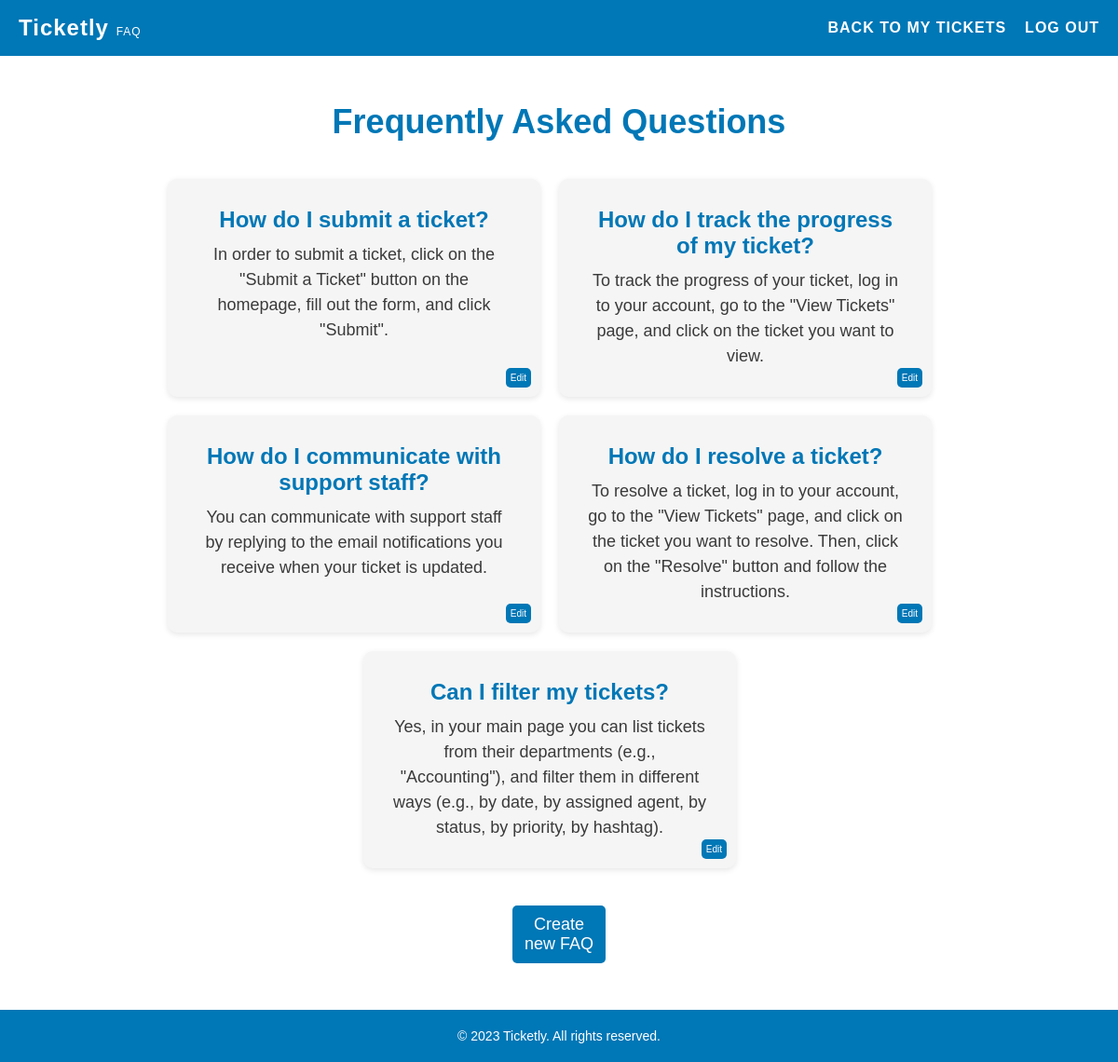
The app's page /pages/faq.php, older data.
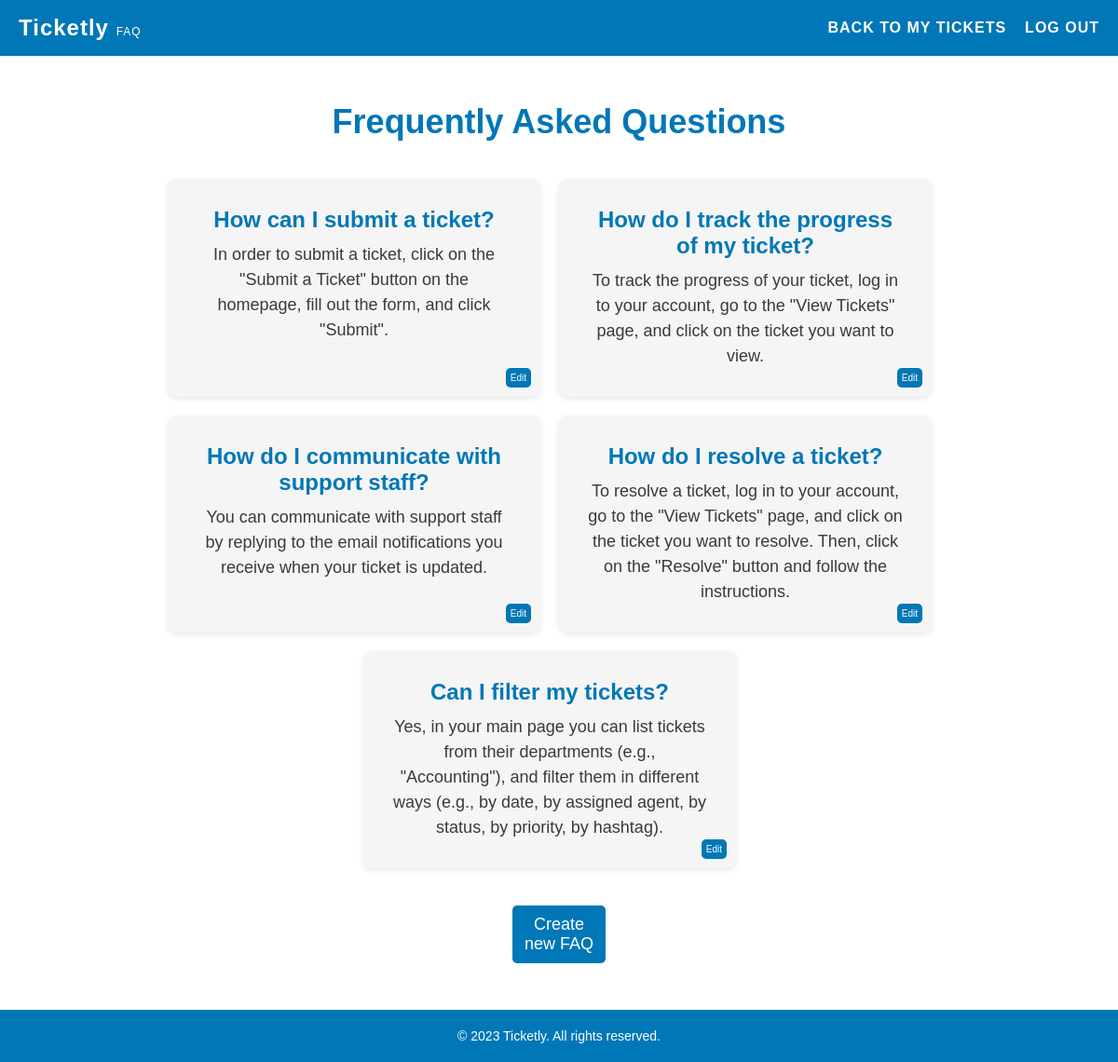
The same page, newer data.
### tables this page shows
CREATE TABLE "faqs" (
    id INTEGER PRIMARY KEY AUTOINCREMENT,
    question TEXT NOT NULL,
    answer TEXT NOT NULL
);

### pages/faq.php (called while the page is built, shortened)
<?php
    $session = new Session();
    require_once(__DIR__ . '/../templates/faq.tpl.php');
    drawFaq($session);
?>

### database/faqs.class.php (called while the page is built, shortened)
<?php
    class Faqs {
        public function __construct(?int $id, string $question, string $answer) {
            $this->id = $id;
            $this->question = $question;
            $this->answer = $answer;
        }
    }
    function getFaqData(PDO $db) {
        $stmt = $db->query('SELECT * FROM faqs');
        $faqs = [];
        while ($row = $stmt->fetch(PDO::FETCH_ASSOC)) {
            $id = isset($row['id']) ? (int)$row['id'] : null;
            $question = isset($row['question']) ? $row['question'] : '';
            $answer = isset($row['answer']) ? $row['answer'] : '';
            $faq = new Faqs($id, $question, $answer);
            $faqs[] = $faq;
        }
        return $faqs;
    }
?>

### templates/faq.tpl.php (the view, shortened to what this page needs)
<?php function drawFaq(Session $session){
    require_once '../database/connection.db.php';
    require_once '../database/faqs.class.php';
    $db = getDatabaseConnection();
    $faqs = getFaqData($db);
    ?>
    <!DOCTYPE html>
    <html lang="en">
    <head>
        <link rel="stylesheet" href="../style/index.css">
        <link rel="stylesheet" href="../style/header.css">
    </head>
    <body>
        <header>
            <h1>Ticketly <span class="smaller">FAQ</span></h1>
            <nav>
                <ul>
                    <li><a href="client.php">Back to My Tickets</a></li>
                    <li><a href="../actions/action_logout.php">Log out</a></li>
                </ul>
            </nav>
        </header>
        <main>
            <section id="faq">
                <h3>Frequently Asked Questions</h3>
                <ul>
                    <?php foreach ($faqs as $faq) : ?>
                        <li>
                            <h4><?php echo $faq->question; ?></h4>
                            <p><?php echo $faq->answer; ?></p>
                            <a href="editFaq.php?id=<?php echo $faq->id; ?>" class="edit-button">Edit</a>
                        </li>
                    <?php endforeach; ?>
                </ul>
                <div class="create-faq">
                    <a class="button" href="newFaq.php">Create new FAQ</a>
                </div>
            </section>
        </main>
        <?php include '../templates/footer.tpl.php';?>
    </body>
    </html>
<?php
}
?>

### templates/footer.tpl.php
<!DOCTYPE html>
<html>
    <link rel="stylesheet" href="../style/footer.css">
    <footer>
        <p>&copy; 2023 Ticketly. All rights reserved.</p>
    </footer>
<html>

### style/index.css (style rules this page uses)
#faq { background-color: #fff; text-align: center; padding: 50px; }
#faq h3 { font-size: 36px; margin-bottom: 20px; color: #0077b6; }
#faq ul { list-style-type: none; margin-top: 40px; display: flex; flex-wrap: wrap; justify-content: center; }
#faq li { position: relative; width: 400px; padding: 30px; margin-right: 20px; margin-bottom: 20px; background-color: #f5f5f5; border-radius: 10px; box-shadow: 0px 2px 6px rgba(0, 0, 0, 0.1); }
#faq li .edit-button { position: absolute; bottom: 10px; right: 10px; background-color: #0077b6; color: #fff; padding: 5px 5px; border-radius: 5px; text-decoration: none; font-size: x-small; }
#faq h4 { font-size: 24px; margin-bottom: 10px; color: #0077b6; }
#faq p { font-size: 18px; line-height: 1.5; color: #3a3a3a; }
.create-faq { margin-top: 20px; margin-left: 500px; margin-right: 500px; padding: 10px 10px; background-color: #0077b6; color: #fff; border: none; border-radius: 5px; font-size: 18px; }
.create-faq a { text-decoration: none; color: #fff; }

### style/header.css (style rules this page uses)
* { box-sizing: border-box; margin: 0; padding: 0; }
body { font-family: Arial, sans-serif; background-color: #f5f5f5; }
header { background-color: #0077b6; color: #fff; display: flex; justify-content: space-between; align-items: center; padding: 20px; height: 60px; box-shadow: 0 4px 6px rgba(0, 0, 0, 0.1); }
header h1 { font-size: 24px; letter-spacing: 1px; }
header nav ul { display: flex; list-style-type: none; }
header nav li:not(:last-child) { margin-right: 20px; }
header nav a { color: #fff; text-decoration: none; font-size: 16px; letter-spacing: 1px; text-transform: uppercase; font-weight: 600; transition: color 0.3s ease; }
.smaller { font-size: 0.5em; font-weight: lighter; }

### style/footer.css (style rules this page uses)
footer { background-color: #0077b6; color: #fff; text-align: center; padding: 20px; font-size: 14px; margin: 0; }
footer p { margin: 0; }

Row changes from the older to the newer data that the page shows:
changed faqs: question "How do I submit a ticket?" → "How can I submit a ticket?"
